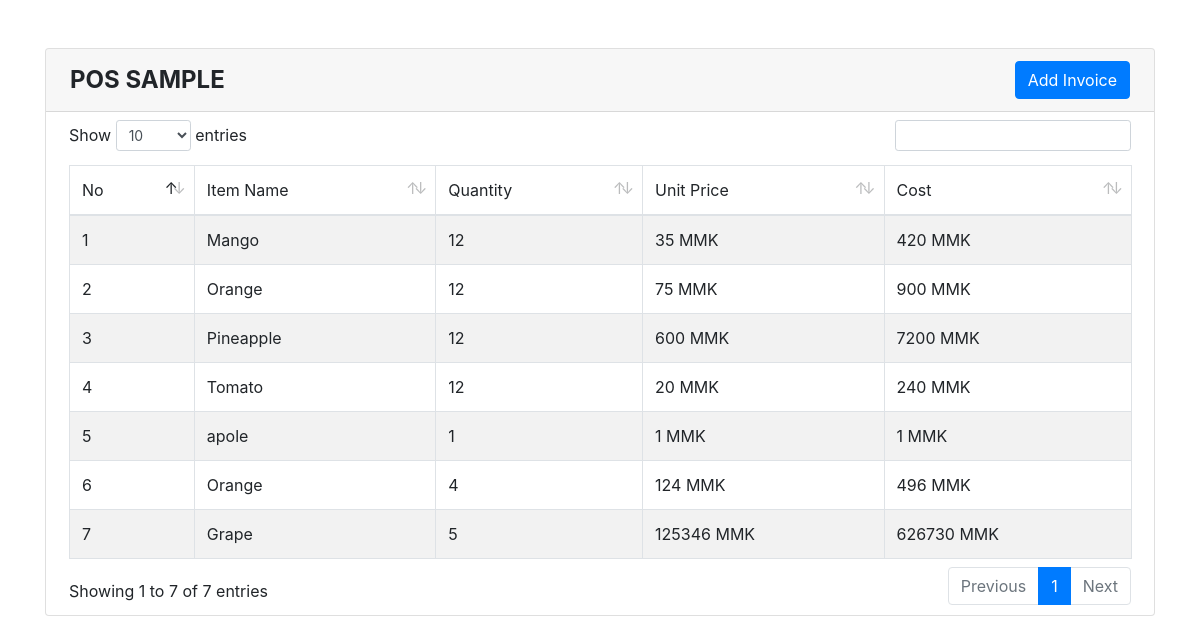
The page / on the database its author committed.
### tables this page shows
CREATE TABLE `items` (
  `id` int(11) NOT NULL,
  `itemName` varchar(255) NOT NULL,
  `quantity` int(11) NOT NULL,
  `unitPrice` int(11) NOT NULL,
  `del_status` enum('0','1') NOT NULL DEFAULT '0',
  `created_at` timestamp NOT NULL DEFAULT CURRENT_TIMESTAMP
);

### template/base.php (called while the page is built, shortened)
<?php
function con(){
    return mysqli_connect("localhost","root","","invoice");
}

### template/functions.php (called while the page is built)
<?php
function getData($condition){
    $sql = "SELECT * FROM items WHERE $condition ORDER BY id DESC";
    $query = mysqli_query(con(),$sql);
    $data = [];
    while ($row = mysqli_fetch_assoc($query)){
        array_push($data,$row);
    }
    return $data;
}

### index.php (the view, shortened to what this page needs)
<?php include "template/header.php"; ?>
<div class="container">
    <div class="row">
        <div class="col-12 py-5">
            <div class="card">
                <div class="card-header d-flex justify-content-between align-items-center px-4">
                    <h4 class="text-uppercase font-weight-bold mb-0">POS Sample</h4>
                    <a class="btn btn-primary" href="new-invoice.php">Add Invoice</a>
                </div>
                <div class="card-content p-2">
                    <table class="table table-bordered table-striped table-hover data">
                        <thead>
                        <tr>
                            <td>No</td>
                            <td>Item Name</td>
                            <td>Quantity</td>
                            <td>Unit Price</td>
                            <td>Cost</td>
                        </tr>
                        </thead>
                        <tbody>
                        <?php foreach (getData(1) as $d){ ?>
                            <tr>
                                <td><?php echo $d["id"]; ?></td>
                                <td><?php echo $d["itemName"]; ?></td>
                                <td><?php echo $d["quantity"]; ?></td>
                                <td><?php echo $d["unitPrice"]; ?> MMK</td>
                                <td><?php echo $d["unitPrice"]*$d["quantity"]; ?> MMK</td>
                            </tr>
                        <?php } ?>
                        </tbody>
                    </table>
                </div>
            </div>
        </div>
    </div>
</div>
<?php include "template/footer.php"; ?>

### template/header.php (shortened to what this page needs)
<?php include "base.php"; ?>
<?php include "functions.php"; ?>
<!doctype html>
<html lang="en">
<head>
    <link rel="stylesheet" href="<?php echo ASSET; ?>/css/bootstrap.min.css">
    <link rel="stylesheet" href="<?php echo ASSET; ?>/css/style.css">
    <link rel="stylesheet" href="assets/data%20table/dataTables.bootstrap4.min.css">
</head>
<body>

### template/footer.php
</body>
</html>

### rows shown on the page
items: id "7", itemName "Grape", quantity "5", unitPrice "125346", $d["unitPrice"]*$d["quantity"] "626730"
items: id "6", itemName "Orange", quantity "4", unitPrice "124", $d["unitPrice"]*$d["quantity"] "496"
items: id "5", itemName "apole", quantity "1", unitPrice "1", $d['unitPrice']*$d['quantity'] "1"
items: id "4", itemName "Tomato", quantity "12", unitPrice "20", $d["unitPrice"]*$d["quantity"] "240"
items: id "3", itemName "Pineapple", quantity "12", unitPrice "600", $d["unitPrice"]*$d["quantity"] "7200"
items: id "2", itemName "Orange", quantity "12", unitPrice "75", $d["unitPrice"]*$d["quantity"] "900"
items: id "1", itemName "Mango", quantity "12", unitPrice "35", $d["unitPrice"]*$d["quantity"] "420"
